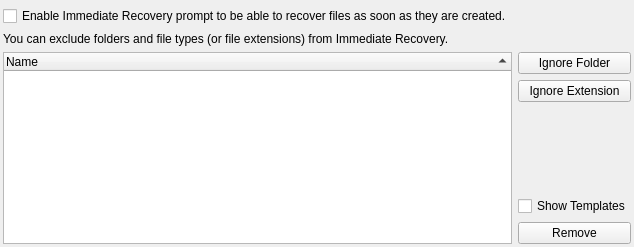
           <widget class="QWidget" name="tabImmediateRecovery">
            <attribute name="title">
             <string>Immediate Recovery</string>
            </attribute>
            <layout class="QGridLayout" name="gridLayout_56">
             <property name="leftMargin">
              <number>3</number>
             </property>
             <property name="topMargin">
              <number>6</number>
             </property>
             <property name="rightMargin">
              <number>3</number>
             </property>
             <property name="bottomMargin">
              <number>3</number>
             </property>
             <item row="0" column="0">
              <layout class="QGridLayout" name="gridLayout_40">
               <item row="1" column="0">
                <widget class="QLabel" name="label_9">
                 <property name="text">
                  <string>You can exclude folders and file types (or file extensions) from Immediate Recovery.</string>
                 </property>
                 <property name="wordWrap">
                  <bool>true</bool>
                 </property>
                </widget>
               </item>
               <item row="3" column="1">
                <widget class="QPushButton" name="btnAddRecIgnoreExt">
                 <property name="text">
                  <string>Ignore Extension</string>
                 </property>
                </widget>
               </item>
               <item row="0" column="0">
                <widget class="QCheckBox" name="chkAutoRecovery">
                 <property name="text">
                  <string>Enable Immediate Recovery prompt to be able to recover files as soon as they are created.</string>
                 </property>
                </widget>
               </item>
               <item row="4" column="1">
                <spacer name="verticalSpacer_3">
                 <property name="orientation">
                  <enum>Qt::Vertical</enum>
                 </property>
                 <property name="sizeHint" stdset="0">
                  <size>
                   <width>20</width>
                   <height>40</height>
                  </size>
                 </property>
                </spacer>
               </item>
               <item row="2" column="0" rowspan="5">
                <widget class="QTreeWidget" name="treeRecIgnore">
                 <property name="sortingEnabled">
                  <bool>true</bool>
                 </property>
                 <column>
                  <property name="text">
                   <string>Name</string>
                  </property>
                 </column>
                </widget>
               </item>
               <item row="6" column="1">
                <widget class="QPushButton" name="btnDelRecIgnore">
                 <property name="text">
                  <string>Remove</string>
                 </property>
                </widget>
               </item>
               <item row="2" column="1">
                <widget class="QPushButton" name="btnAddRecIgnore">
                 <property name="text">
                  <string>Ignore Folder</string>
                 </property>
                </widget>
               </item>
               <item row="5" column="1">
                <widget class="QCheckBox" name="chkShowRecIgnoreTmpl">
                 <property name="text">
                  <string>Show Templates</string>
                 </property>
                </widget>
               </item>
              </layout>
             </item>
            </layout>
           </widget>
